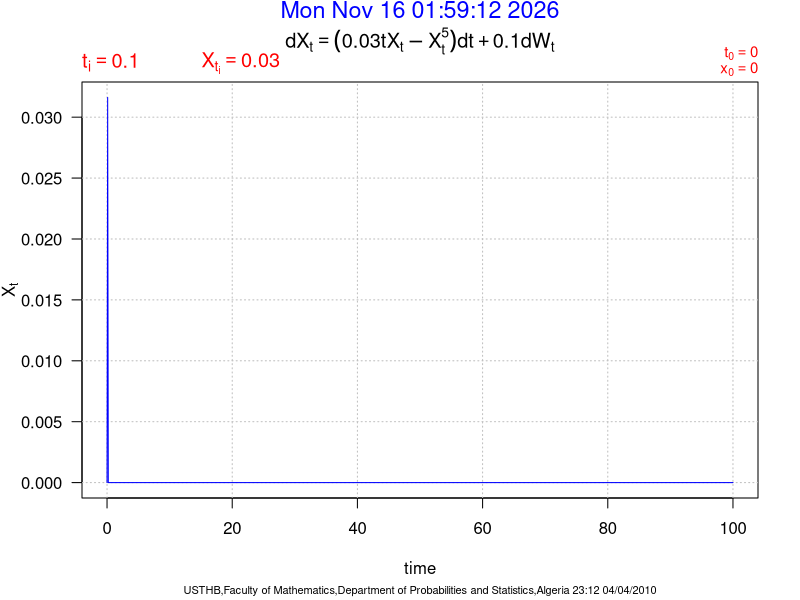
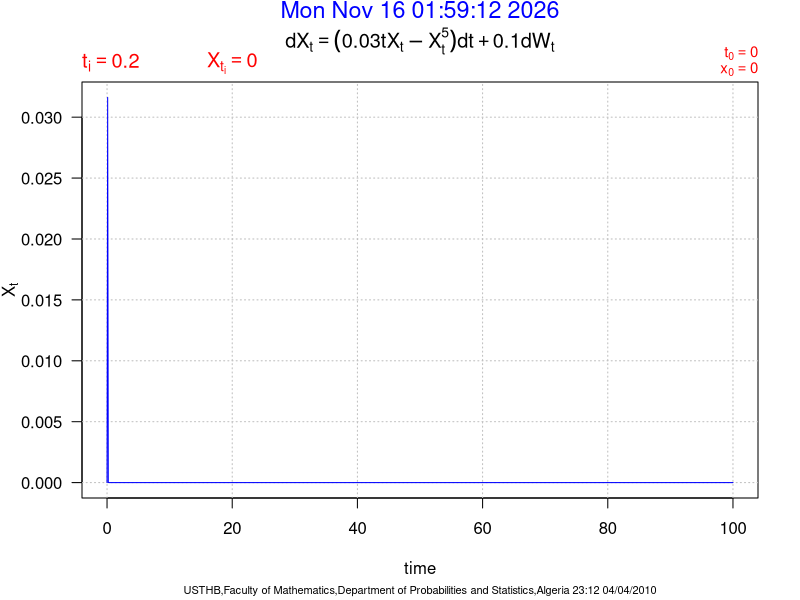
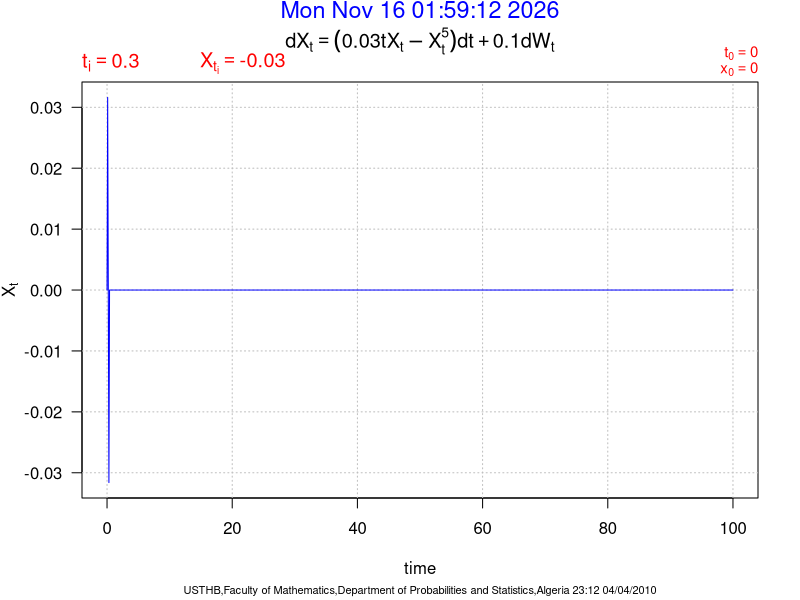
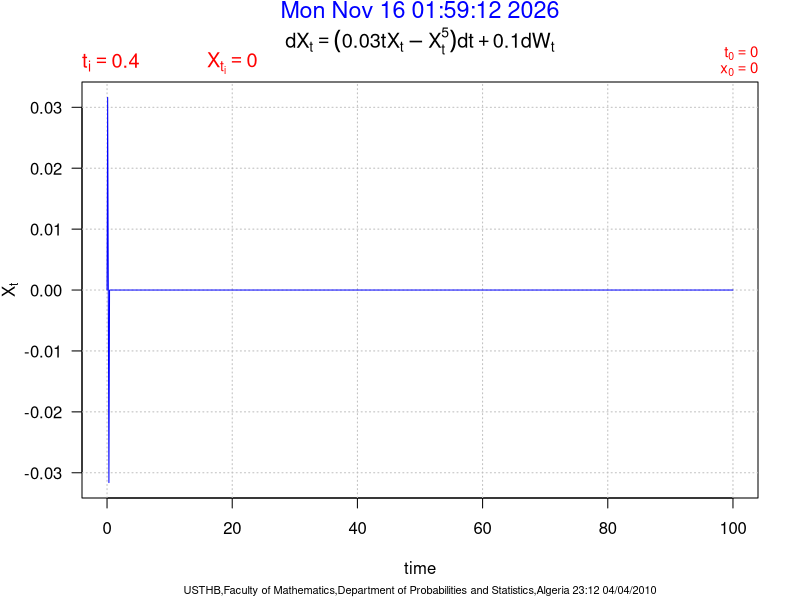
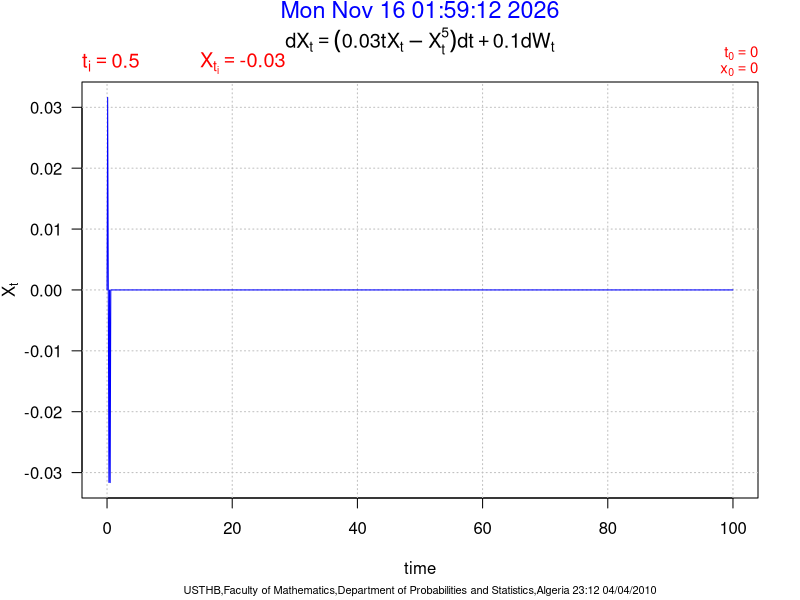
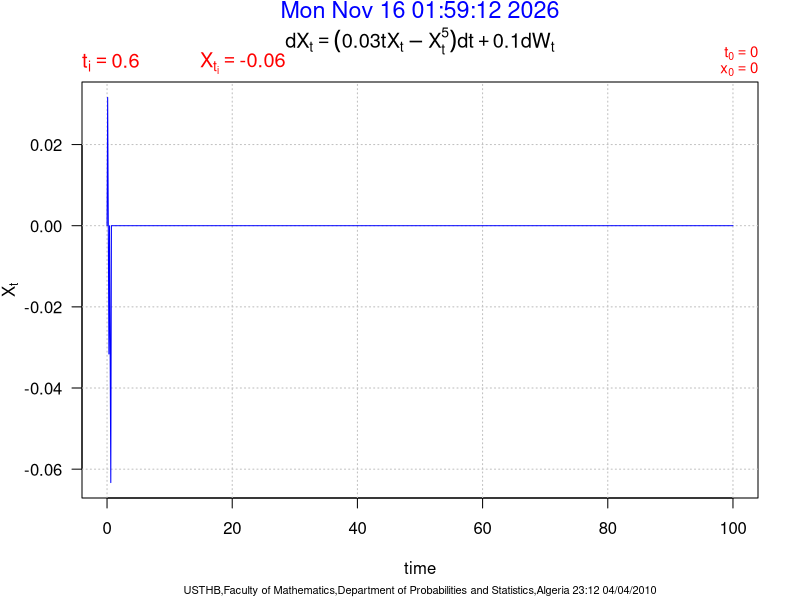
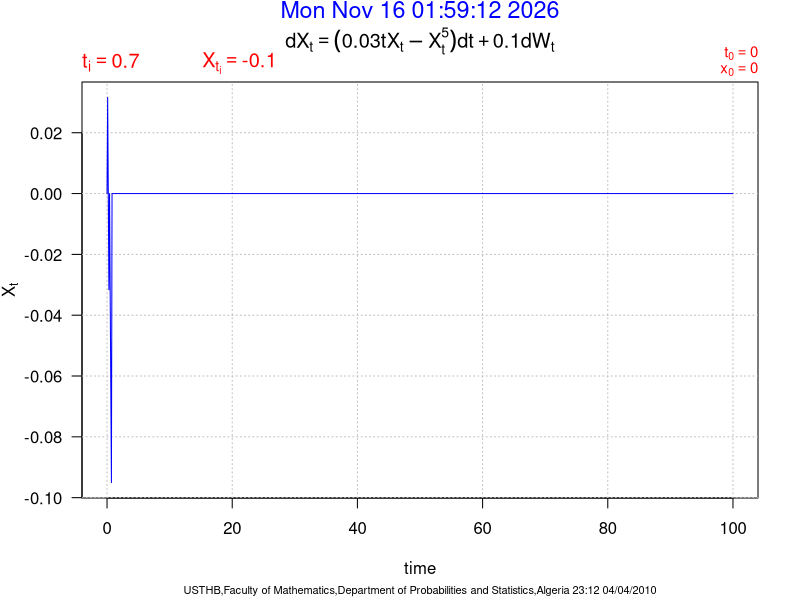
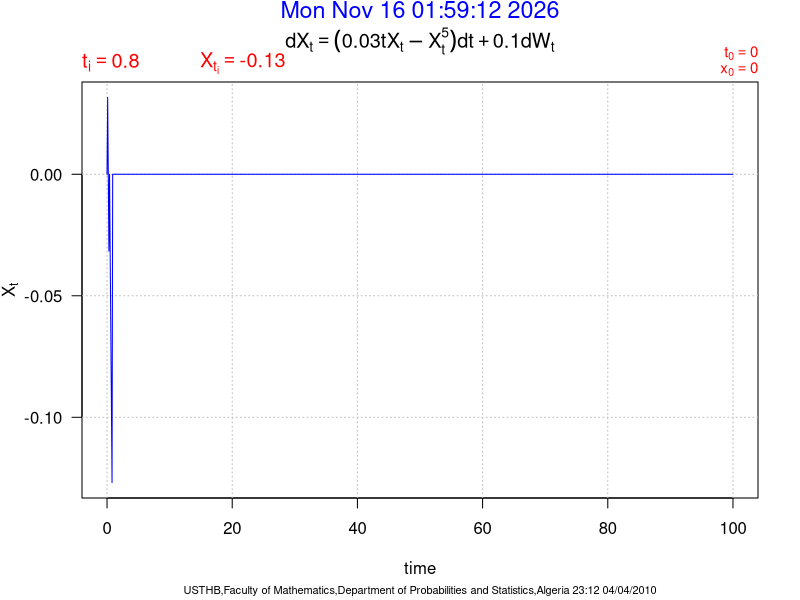

Here is the R script that generated these plots, in order:
## 23:12 04/04/2010
## Guidoum Arsalane (PG-PS/USTHB)
## Stochastic process
## Simulation Numerical Solution of Stochastic Differential Equation
## N Size of process  
## T Final time
## Dt Discretization  
## t0 Initial time
## x0 Initial value 
## a   = a(t,X(t))   Coefficient of drift 
## sigma=s(t,X(t))   Coefficient of diffusion
## Stochastic differential equation : dX(t) = (0.03*t*x-x^5)*dt + 0.1*dW(t)
## Euler scheme

pa <- par (ask=FALSE)

N  = 1000
t0 = 0
x0 = 0
T  = 100
Dt = (T-t0)/N
a     <- expression( (0.03*t*x-x^5) )
sigma <- expression( (0.1) )
A     <- function(t,x)  eval(a)
S     <- function(t,x)  eval(sigma)
t = seq(t0,T,length=N+1)
u = runif(N,0,1)
o = rep(1,N)
o [ which(u < 0.5) ] = -1
w = cumsum(c(0,o))*sqrt((T-t0)/N)
D    <- diff(w)
X    <- numeric(N+1)
X[1] <- x0
for (i in 2:(N+1)){
    X[i] = X[i-1] + A(t[i-1],X[i-1])*Dt + S(t[i-1],X[i-1])*D[i-1]
    plot(t,X,type="n",ylab=expression(X[t]),xlab="time",las=1,main=expression(dX[t]== (0.03*t*X[t]-X[t]^5)*dt+0.1*dW[t]))
    points(t,X,type="l",panel.frist=grid(col="gray"),col="blue")
    mtext(paste(date()),adj=0.5,col="blue",line=3.0,cex=1.4)
    mtext(bquote(t[i]==.(round(t[i],2))),adj=0,col="red",line=0.32,cex=1.2)
    mtext(bquote(X[t[i]]==.(round(X[i],2))),adj=0.2,col="red",line=0.2,cex=1.2)
    mtext(bquote(x[.(0)]==.(x0)),line=0.1,cex=0.9,adj=1,col="red")
    mtext(bquote(t[0]==.(t0)),line=0.9,cex=0.9,adj=1,col="red")
    mtext(paste("USTHB,Faculty of Mathematics,Department of Probabilities and Statistics,Algeria 23:12 04/04/2010"),side = 1, line = 4, adj = 0.5, cex = .66)
    }
par(pa)

